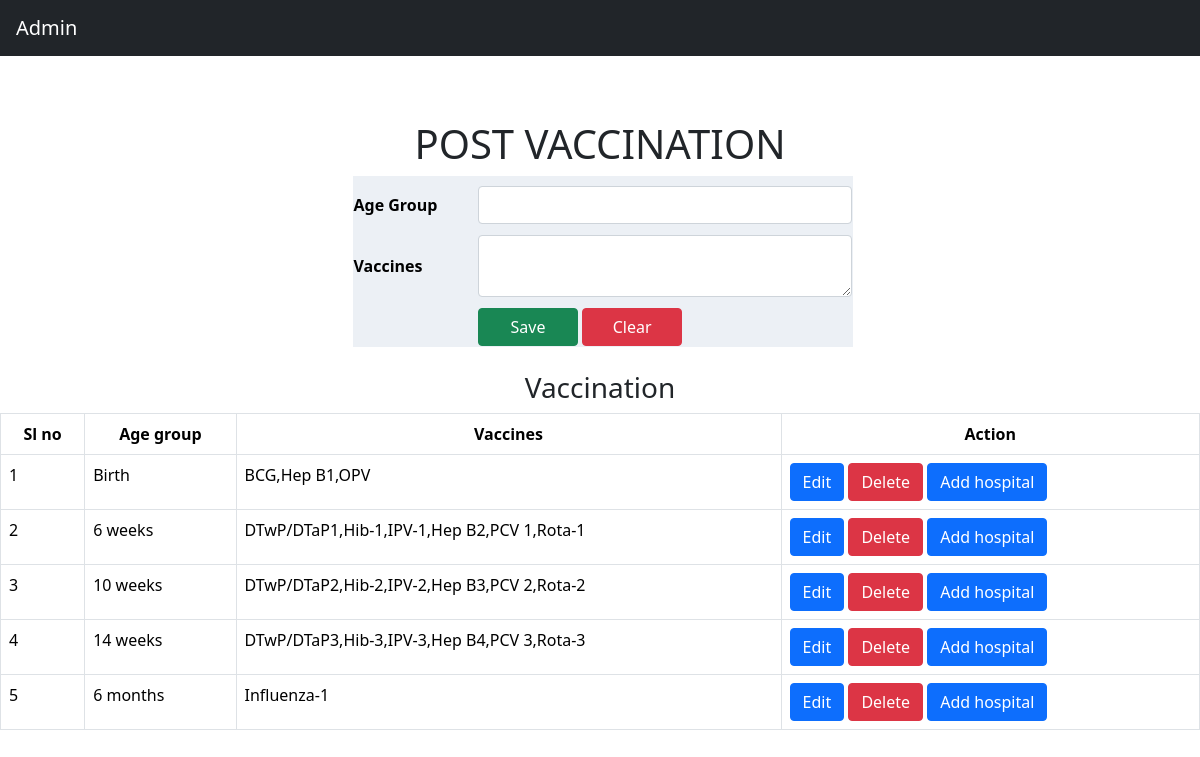
Page /admin/postvaccination.php (signed in) on the committed database.
### tables this page shows
CREATE TABLE `tbl_vaccination` (
  `vac_id` int(200) NOT NULL,
  `vac_age` varchar(200) NOT NULL,
  `vac_des` varchar(500) NOT NULL,
  `vac_status` int(10) NOT NULL
);

### admin/postvaccination.php (the view, shortened to what this page needs)
<?php
include 'adminheader.php';
?>
<center><br><br><br><br><br>
  <div class="content-wrapper">
    <section class="content-header">
      <h1>
      POST VACCINATION
      </h1>
    </section>
    <section class="content">
      <div class="row">
          <form action="" method="post" enctype="multipart/form-data">
<table border="0" style="background-color: #ecf0f5;font-weight: bold;margin-left: 5px;width:500px">
<tbody>
<tr>
<td>Age Group</td>
<td><input type="text" name="title" value="" class="form-control" required=""/></td>
</tr>
<tr>
<td>Vaccines</td>
<td><textarea name="des" value="" class="form-control" required=""></textarea></td>
</tr>
<tr>
<td></td>
<td><input type="submit" value="Save" name="save" class="btn btn-success" style="width:100px" />
<input type="reset" value="Clear" class="btn btn-danger"  style="width:100px"  />
</td>
</tr>
</tbody>
        </center>
</table><br>
          </form><br/><br/>
     <?php
include("connect.php");
$query = " select * from tbl_vaccination ";
$result = mysqli_query($con, $query);
?>
<br><br><br><br>
<div class="">
    <h3>
        <center>Vaccination</center>
    </h3>
    <table align="center" width="50%" border="0" class="table table-bordered">
        <tr>
            <th width> Sl no</th>
            <th width> Age group </th>
            <th width> Vaccines</th>
             <th  colspan="3"> Action</th>
        </tr>
        <?php
        $count = 0;
        while ($row = mysqli_fetch_assoc($result)) {
            $count++;
        ?>
            <tr>
                <td><?php echo $count ?></td>
                <td><?php echo $row['vac_age'] ?></td>
                <td><?php echo $row['vac_des'] ?></td>
                <td>
                    <a href="postvaccinationedit.php?vac_id=<?php echo $row['vac_id']; ?>" class='btn btn-primary'>Edit</a>
                    <a href= "vaccinationdelete.php?vac_id=<?php echo $row['vac_id']; ?>" class='btn btn-danger'>Delete</a>
                    <a href="addhospital.php?vac_id=<?php echo $row['vac_id']; ?>" class='btn btn-primary'>Add hospital</a>
                </td>
              </tr>
        <?php
        }
        ?>
    </table>
</div>
</body>
</html>

### admin/postvaccination.php (style rules this page uses)
th { background-color: #a61f00; color: black; text-align: center }
td { color: black; padding-top: 10px }

### rows in the picture
tbl_vaccination: vac_age "Birth", vac_des "BCG,Hep B1,OPV"
tbl_vaccination: vac_age "6 weeks", vac_des "DTwP/DTaP1,Hib-1,IPV-1,Hep B2,PCV 1,Rota-1"
tbl_vaccination: vac_age "10 weeks", vac_des "DTwP/DTaP2,Hib-2,IPV-2,Hep B3,PCV 2,Rota-2"
tbl_vaccination: vac_age "14 weeks", vac_des "DTwP/DTaP3,Hib-3,IPV-3,Hep B4,PCV 3,Rota-3"
tbl_vaccination: vac_age "6 months", vac_des "Influenza-1"
